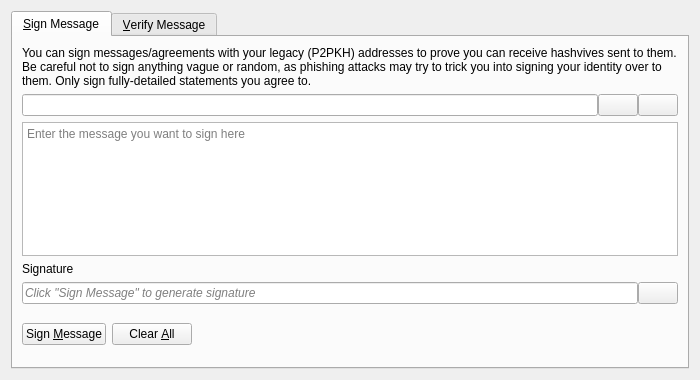
<?xml version="1.0" encoding="UTF-8"?>
<ui version="4.0">
 <class>SignVerifyMessageDialog</class>
 <widget class="QDialog" name="SignVerifyMessageDialog">
  <property name="geometry">
   <rect>
    <x>0</x>
    <y>0</y>
    <width>700</width>
    <height>380</height>
   </rect>
  </property>
  <property name="windowTitle">
   <string>Signatures - Sign / Verify a Message</string>
  </property>
  <property name="modal">
   <bool>true</bool>
  </property>
  <layout class="QVBoxLayout" name="verticalLayout">
   <item>
    <widget class="QTabWidget" name="tabWidget">
     <property name="currentIndex">
      <number>0</number>
     </property>
     <widget class="QWidget" name="tabSignMessage">
      <attribute name="title">
       <string>&amp;Sign Message</string>
      </attribute>
      <layout class="QVBoxLayout" name="verticalLayout_SM">
       <item>
        <widget class="QLabel" name="infoLabel_SM">
         <property name="text">
          <string>You can sign messages/agreements with your legacy (P2PKH) addresses to prove you can receive hashvives sent to them. Be careful not to sign anything vague or random, as phishing attacks may try to trick you into signing your identity over to them. Only sign fully-detailed statements you agree to.</string>
         </property>
         <property name="textFormat">
          <enum>Qt::PlainText</enum>
         </property>
         <property name="wordWrap">
          <bool>true</bool>
         </property>
        </widget>
       </item>
       <item>
        <layout class="QHBoxLayout" name="horizontalLayout_1_SM">
         <property name="spacing">
          <number>0</number>
         </property>
         <item>
          <widget class="QValidatedLineEdit" name="addressIn_SM">
           <property name="toolTip">
            <string>The hashvive address to sign the message with</string>
           </property>
          </widget>
         </item>
         <item>
          <widget class="QPushButton" name="addressBookButton_SM">
           <property name="toolTip">
            <string>Choose previously used address</string>
           </property>
           <property name="text">
            <string/>
           </property>
           <property name="icon">
            <iconset resource="../hashvive.qrc">
             <normaloff>:/icons/address-book</normaloff>:/icons/address-book</iconset>
           </property>
           <property name="shortcut">
            <string>Alt+A</string>
           </property>
           <property name="autoDefault">
            <bool>false</bool>
           </property>
          </widget>
         </item>
         <item>
          <widget class="QPushButton" name="pasteButton_SM">
           <property name="toolTip">
            <string>Paste address from clipboard</string>
           </property>
           <property name="text">
            <string/>
           </property>
           <property name="icon">
            <iconset resource="../hashvive.qrc">
             <normaloff>:/icons/editpaste</normaloff>:/icons/editpaste</iconset>
           </property>
           <property name="shortcut">
            <string>Alt+P</string>
           </property>
           <property name="autoDefault">
            <bool>false</bool>
           </property>
          </widget>
         </item>
        </layout>
       </item>
       <item>
        <widget class="QPlainTextEdit" name="messageIn_SM">
         <property name="toolTip">
          <string>Enter the message you want to sign here</string>
         </property>
         <property name="placeholderText">
          <string>Enter the message you want to sign here</string>
         </property>
        </widget>
       </item>
       <item>
        <widget class="QLabel" name="signatureLabel_SM">
         <property name="text">
          <string>Signature</string>
         </property>
         <property name="textFormat">
          <enum>Qt::PlainText</enum>
         </property>
        </widget>
       </item>
       <item>
        <layout class="QHBoxLayout" name="horizontalLayout_2_SM">
         <property name="spacing">
          <number>0</number>
         </property>
         <item>
          <widget class="QLineEdit" name="signatureOut_SM">
           <property name="placeholderText">
            <string>Click "Sign Message" to generate signature</string>
           </property>
           <property name="font">
            <font>
             <italic>true</italic>
            </font>
           </property>
           <property name="readOnly">
            <bool>true</bool>
           </property>
          </widget>
         </item>
         <item>
          <widget class="QPushButton" name="copySignatureButton_SM">
           <property name="toolTip">
            <string>Copy the current signature to the system clipboard</string>
           </property>
           <property name="text">
            <string/>
           </property>
           <property name="icon">
            <iconset resource="../hashvive.qrc">
             <normaloff>:/icons/editcopy</normaloff>:/icons/editcopy</iconset>
           </property>
           <property name="autoDefault">
            <bool>false</bool>
           </property>
          </widget>
         </item>
        </layout>
       </item>
       <item>
        <layout class="QHBoxLayout" name="horizontalLayout_3_SM">
         <item>
          <widget class="QPushButton" name="signMessageButton_SM">
           <property name="toolTip">
            <string>Sign the message to prove you own this hashvive address</string>
           </property>
           <property name="text">
            <string>Sign &amp;Message</string>
           </property>
           <property name="icon">
            <iconset resource="../hashvive.qrc">
             <normaloff>:/icons/edit</normaloff>:/icons/edit</iconset>
           </property>
           <property name="autoDefault">
            <bool>false</bool>
           </property>
          </widget>
         </item>
         <item>
          <widget class="QPushButton" name="clearButton_SM">
           <property name="toolTip">
            <string>Reset all sign message fields</string>
           </property>
           <property name="text">
            <string>Clear &amp;All</string>
           </property>
           <property name="icon">
            <iconset resource="../hashvive.qrc">
             <normaloff>:/icons/remove</normaloff>:/icons/remove</iconset>
           </property>
           <property name="autoDefault">
            <bool>false</bool>
           </property>
          </widget>
         </item>
         <item>
          <spacer name="horizontalSpacer_1_SM">
           <property name="orientation">
            <enum>Qt::Horizontal</enum>
           </property>
           <property name="sizeHint" stdset="0">
            <size>
             <width>40</width>
             <height>48</height>
            </size>
           </property>
          </spacer>
         </item>
         <item>
          <widget class="QLabel" name="statusLabel_SM">
           <property name="font">
            <font>
             <weight>75</weight>
             <bold>true</bold>
            </font>
           </property>
           <property name="text">
            <string/>
           </property>
           <property name="wordWrap">
            <bool>true</bool>
           </property>
          </widget>
         </item>
         <item>
          <spacer name="horizontalSpacer_2_SM">
           <property name="orientation">
            <enum>Qt::Horizontal</enum>
           </property>
           <property name="sizeHint" stdset="0">
            <size>
             <width>40</width>
             <height>48</height>
            </size>
           </property>
          </spacer>
         </item>
        </layout>
       </item>
      </layout>
     </widget>
     <widget class="QWidget" name="tabVerifyMessage">
      <attribute name="title">
       <string>&amp;Verify Message</string>
      </attribute>
      <layout class="QVBoxLayout" name="verticalLayout_VM">
       <item>
        <widget class="QLabel" name="infoLabel_VM">
         <property name="text">
          <string>Enter the receiver's address, message (ensure you copy line breaks, spaces, tabs, etc. exactly) and signature below to verify the message. Be careful not to read more into the signature than what is in the signed message itself, to avoid being tricked by a man-in-the-middle attack. Note that this only proves the signing party receives with the address, it cannot prove sendership of any transaction!</string>
         </property>
         <property name="textFormat">
          <enum>Qt::PlainText</enum>
         </property>
         <property name="alignment">
          <set>Qt::AlignLeading|Qt::AlignLeft|Qt::AlignTop</set>
         </property>
         <property name="wordWrap">
          <bool>true</bool>
         </property>
        </widget>
       </item>
       <item>
        <layout class="QHBoxLayout" name="horizontalLayout_1_VM">
         <property name="spacing">
          <number>0</number>
         </property>
         <item>
          <widget class="QValidatedLineEdit" name="addressIn_VM">
           <property name="toolTip">
            <string>The hashvive address the message was signed with</string>
           </property>
          </widget>
         </item>
         <item>
          <widget class="QPushButton" name="addressBookButton_VM">
           <property name="toolTip">
            <string>Choose previously used address</string>
           </property>
           <property name="text">
            <string/>
           </property>
           <property name="icon">
            <iconset resource="../hashvive.qrc">
             <normaloff>:/icons/address-book</normaloff>:/icons/address-book</iconset>
           </property>
           <property name="shortcut">
            <string>Alt+A</string>
           </property>
           <property name="autoDefault">
            <bool>false</bool>
           </property>
          </widget>
         </item>
        </layout>
       </item>
       <item>
        <widget class="QPlainTextEdit" name="messageIn_VM">
          <property name="toolTip">
            <string>The signed message to verify</string>
          </property>
          <property name="placeholderText">
            <string>The signed message to verify</string>
          </property>
        </widget>
       </item>
       <item>
        <widget class="QValidatedLineEdit" name="signatureIn_VM">
          <property name="toolTip">
            <string>The signature given when the message was signed</string>
          </property>
          <property name="placeholderText">
            <string>The signature given when the message was signed</string>
          </property>
        </widget>
       </item>
       <item>
        <layout class="QHBoxLayout" name="horizontalLayout_2_VM">
         <item>
          <widget class="QPushButton" name="verifyMessageButton_VM">
           <property name="toolTip">
            <string>Verify the message to ensure it was signed with the specified hashvive address</string>
           </property>
           <property name="text">
            <string>Verify &amp;Message</string>
           </property>
           <property name="icon">
            <iconset resource="../hashvive.qrc">
             <normaloff>:/icons/transaction_0</normaloff>:/icons/transaction_0</iconset>
           </property>
           <property name="autoDefault">
            <bool>false</bool>
           </property>
          </widget>
         </item>
         <item>
          <widget class="QPushButton" name="clearButton_VM">
           <property name="toolTip">
            <string>Reset all verify message fields</string>
           </property>
           <property name="text">
            <string>Clear &amp;All</string>
           </property>
           <property name="icon">
            <iconset resource="../hashvive.qrc">
             <normaloff>:/icons/remove</normaloff>:/icons/remove</iconset>
           </property>
           <property name="autoDefault">
            <bool>false</bool>
           </property>
          </widget>
         </item>
         <item>
          <spacer name="horizontalSpacer_1_VM">
           <property name="orientation">
            <enum>Qt::Horizontal</enum>
           </property>
           <property name="sizeHint" stdset="0">
            <size>
             <width>40</width>
             <height>48</height>
            </size>
           </property>
          </spacer>
         </item>
         <item>
          <widget class="QLabel" name="statusLabel_VM">
           <property name="font">
            <font>
             <weight>75</weight>
             <bold>true</bold>
            </font>
           </property>
           <property name="text">
            <string/>
           </property>
           <property name="wordWrap">
            <bool>true</bool>
           </property>
          </widget>
         </item>
         <item>
          <spacer name="horizontalSpacer_2_VM">
           <property name="orientation">
            <enum>Qt::Horizontal</enum>
           </property>
           <property name="sizeHint" stdset="0">
            <size>
             <width>40</width>
             <height>48</height>
            </size>
           </property>
          </spacer>
         </item>
        </layout>
       </item>
      </layout>
     </widget>
    </widget>
   </item>
  </layout>
 </widget>
 <customwidgets>
  <customwidget>
   <class>QValidatedLineEdit</class>
   <extends>QLineEdit</extends>
   <header>qt/qvalidatedlineedit.h</header>
  </customwidget>
 </customwidgets>
 <resources>
  <include location="../hashvive.qrc"/>
 </resources>
 <connections/>
</ui>
